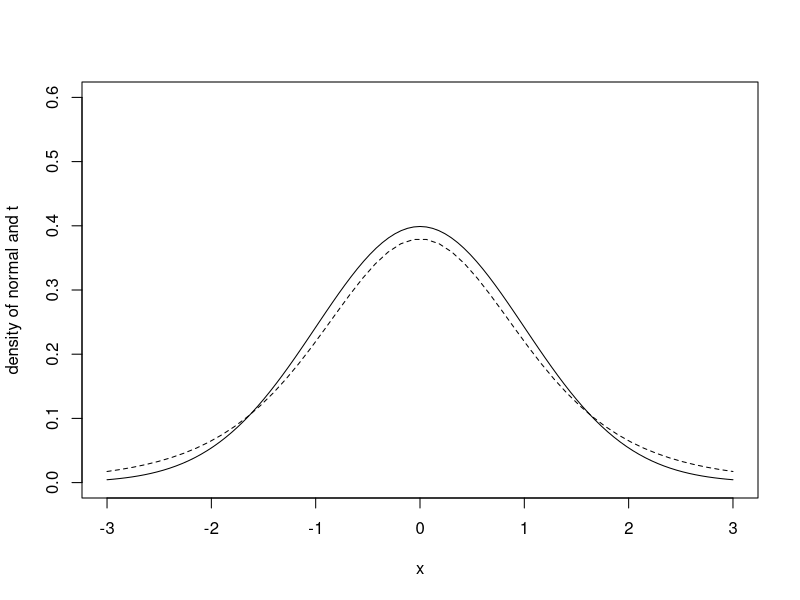

Write the R code that produced this figure.
## ---- chunk 1
curve(dnorm(x),-3,3,ylim = c(0,0.6), ylab = "density of normal and t");
x <- seq(-3,3,length=50)
y <- dt(x,5)
lines(x,y,lty="dashed")
